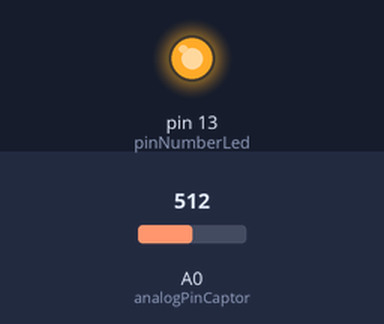
Simulated run of this sketch. Board: Arduino Uno, built with avr-gcc and run on an emulated ATmega328P. On the bench: output pins drawn as LEDs (lit = HIGH). Inputs (shaded band) come from the test bench; at power-on: A0 (analogPinCaptor) = 512. What the sketch prints to the serial monitor is not drawn.

Above: at 0.91 s.
1.3 s: A0 (analogPinCaptor) set to 110
4.3 s: A0 (analogPinCaptor) set to 94
At 4.8 s:
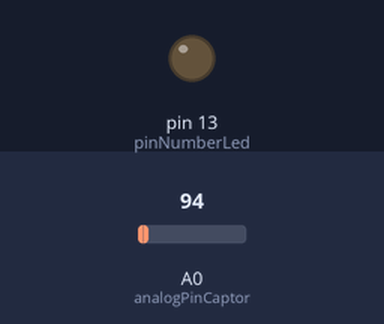
5.8 s: A0 (analogPinCaptor) set to 122
At 5.95 s:
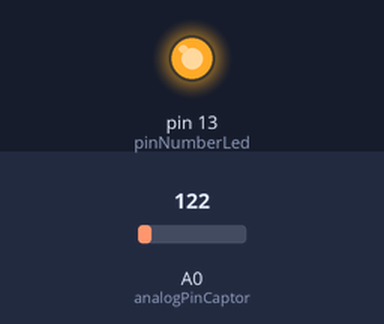
Timing chart, 0 to 8.8 s (numbered marks = the images above; inputs shaded):
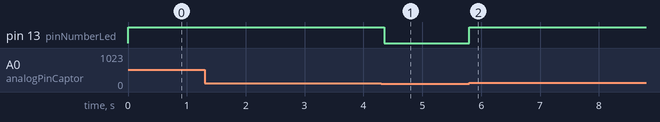

Measured:
- the behaviour switches between 100 and 99 on A0 (analogPinCaptor) (found by bisection; images 0 and 1)
- after the input at 4.3 s, pin 13 (pinNumberLed): HIGH → LOW after 0.05 s
- after the input at 5.8 s, pin 13 (pinNumberLed): LOW → HIGH at once

The sketch:

input_bouton.ino
```cpp
// Vue sur github


int capteur, led, result, maxValue;

//
// Paramètres
//
int seuil = 100; // seuil de déclenchement
int refreshDelay = 1; // Delais de raffraichissement de la boucle
int pinNumberLed = 13; // numéro de la pin où est connecté la LED
int analogPinCaptor = A0;
int note = 0x5A; // Note envoyée à chaque depassement de seuil
int velocity = 0x7F; // Velocité de la note envoyée à chaque depassement de seuil
int noteLength = 100; // Delay entre deux notes

// Définir la fonction du pgm
bool isTestMode = false;

int serialBaudsScreen = 9600; // Pour afficher à l'écran
int serialBaudsMidi = 31250; // Pour le port midi


void setup()
{
  // Configuration des paramètres et initialisation
  if (isTestMode) {
    // Configuration Affichage
    Serial.begin(serialBaudsScreen);
  } else {
    // Configarion Midi
    Serial.begin(serialBaudsMidi);
  }

  capteur = analogPinCaptor;
  led = pinNumberLed;
  result = 0;
  maxValue = 0;
  pinMode(led, OUTPUT);
  digitalWrite(led, LOW);
}


void loop()
{
  // Lire le capteur
  result = analogRead(capteur);

  // Déterminer valuer maximum reçue
  if (result > maxValue) {
    maxValue = result;
  }

  // En fonction du Mode
  if (isTestMode) {
    // en Mode TEST Afficher les valeurs
    printResult(result, maxValue);

    // Allumer
    ledIsOn(true);

    // Attendre
    delay(noteLength);

    // Eteindre
    ledIsOn(false);
  } else {
    // Mode pas test -> Mode Midi
    // Verifier seuil
    if (result >= seuil) {
      // Si le resultat est sup à la valeur de seuil
      // Envoyer note midi et allumer la lumière
      noteOn(0x90, note, velocity); // Note On
      ledIsOn(true);

      delay(noteLength);

      // Envoyer le note off et eteindre la lumiere
      noteOn(0x90, note, 0x00); // Note Off
      ledIsOn(false);
    }
  }


  delay(refreshDelay);
}


void ledIsOn (bool isOn)
{
  // Allumer la led en fonction du de isOn
  if (isOn)
  {
    digitalWrite(led, HIGH);
  }
  else
  {
    digitalWrite(led, LOW);
  }
}


void printResult(int v, int m)
{
  // Afficher les Résultats
  Serial.print("Valeur: ");
  Serial.print(v);
  Serial.print(" Max: ");
  Serial.println(m);
}

//  plays a MIDI note.  Doesn't check to see that
//  cmd is greater than 127, or that data values are  less than 127:
void noteOn(int cmd, int pitch, int velocity) {
  Serial.write(cmd);
  Serial.write(pitch);
  Serial.write(velocity);
}
```
